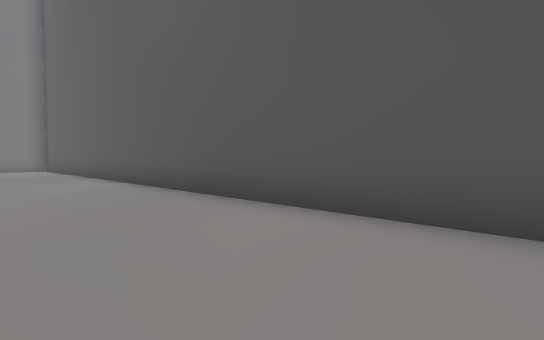
View 1 (above)

13 first-person views from a walk through a scene from a Unity 3-D project. The camera is 1.2 m above the floor, tilts 2° down and sees 90° across. The floor is counted in squares, 2 m on a side. Each view is taken from the middle of a square. On the plan, view 1 faces up. The plan holds only what a view shows up to about 9 squares ahead; the rest is blank. The place goes on beyond the plan. The player character is not drawn.

View 2
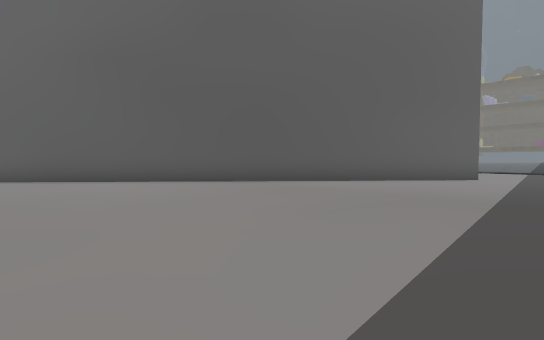

View 3
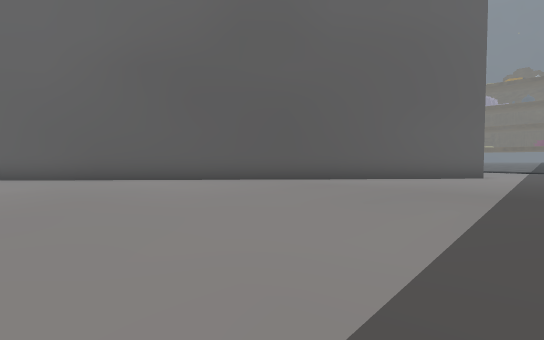

View 4
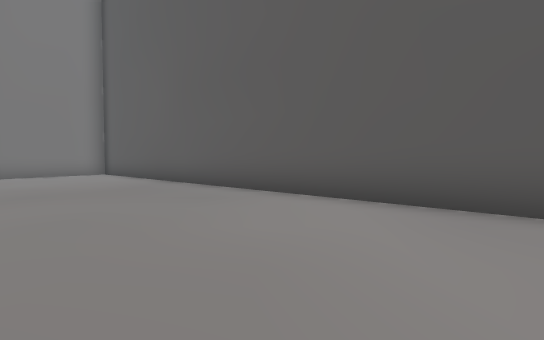

View 5
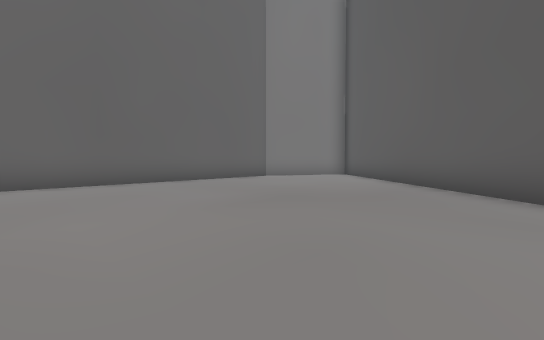

View 6
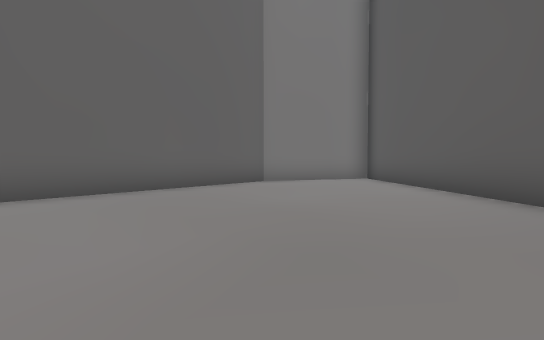

View 7
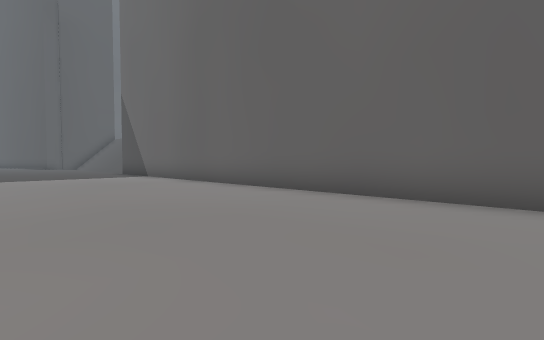

View 8
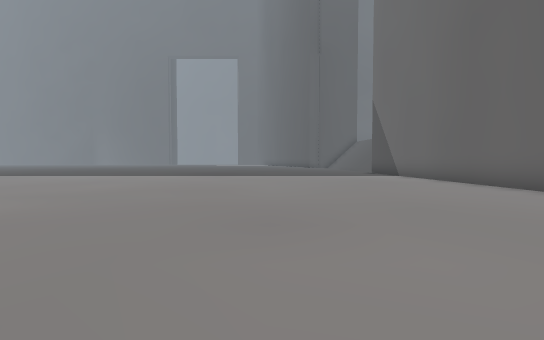

View 9
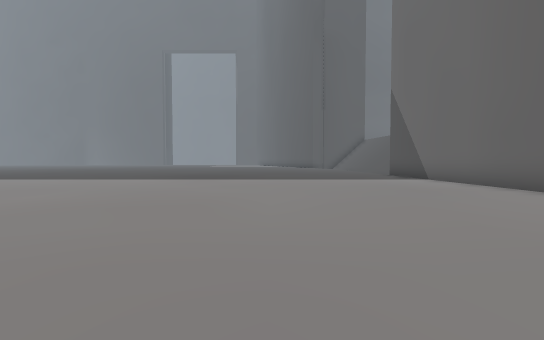

View 10
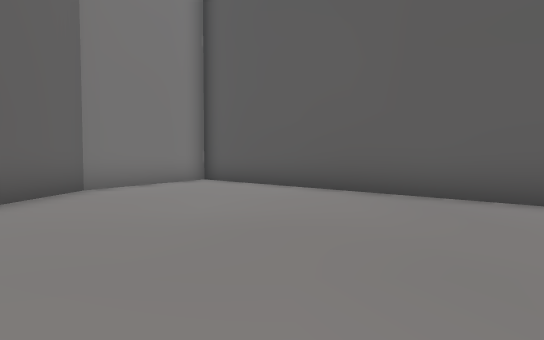

View 11
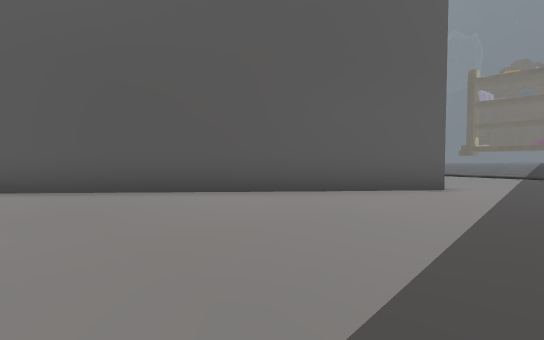

View 12
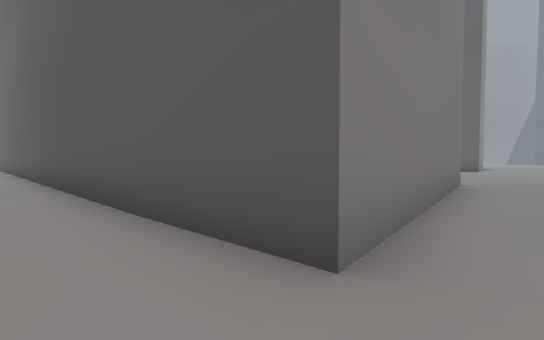

View 13
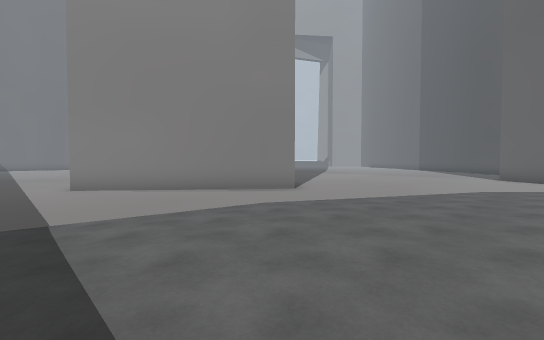

### Floor plan
Key: @ floor where view 1 was taken; # wall or solid block; . main floor; : floor 0.25 m higher than the main floor; + floor 0.5 m higher than the main floor; / step, stairs or slope.
Columns run from 14 left of view 1 to 18 right of it. Each row starts with its distance up from view 1.
 15  ###
 14  #.##
 13 ##..##
 12 #....##
 11 #.....##
 10 #......##
  9 #.......###
  8 #.........##
  7 #..........##                  ..
  6 #...........##                ...
  5 #............##              ...
  4 #.............##            ...//
  3 #..............##          ..../:
  2 #...............##        #.../:+
  1 #................##      ##.../:+
  0 #.............@...###   ##.../:++
 -1 ##..................## ##..../:++
 -2  #...................###..../:+++
 -3  #....................##..../:+++
 -4  #........................../:+++
 -5  #........................../:+++

Where each view was taken, in squares from view 1:
view 1: 0 up, 0 right, facing up
view 2: 5 down, 2 left, facing up-right
view 3: 5 down, 3 left, facing up-right
view 4: 3 up, 5 left, facing up
view 5: 4 up, 6 left, facing up-left
view 6: 6 up, 8 left, facing up-left
view 7: 6 up, 9 left, facing down-left
view 8: 6 up, 8 left, facing down
view 9: 4 up, 8 left, facing down
view 10: 6 up, 10 left, facing up
view 11: 5 down, 2 right, facing up-right
view 12: 5 down, 8 right, facing up
view 13: 5 down, 18 right, facing up-left
